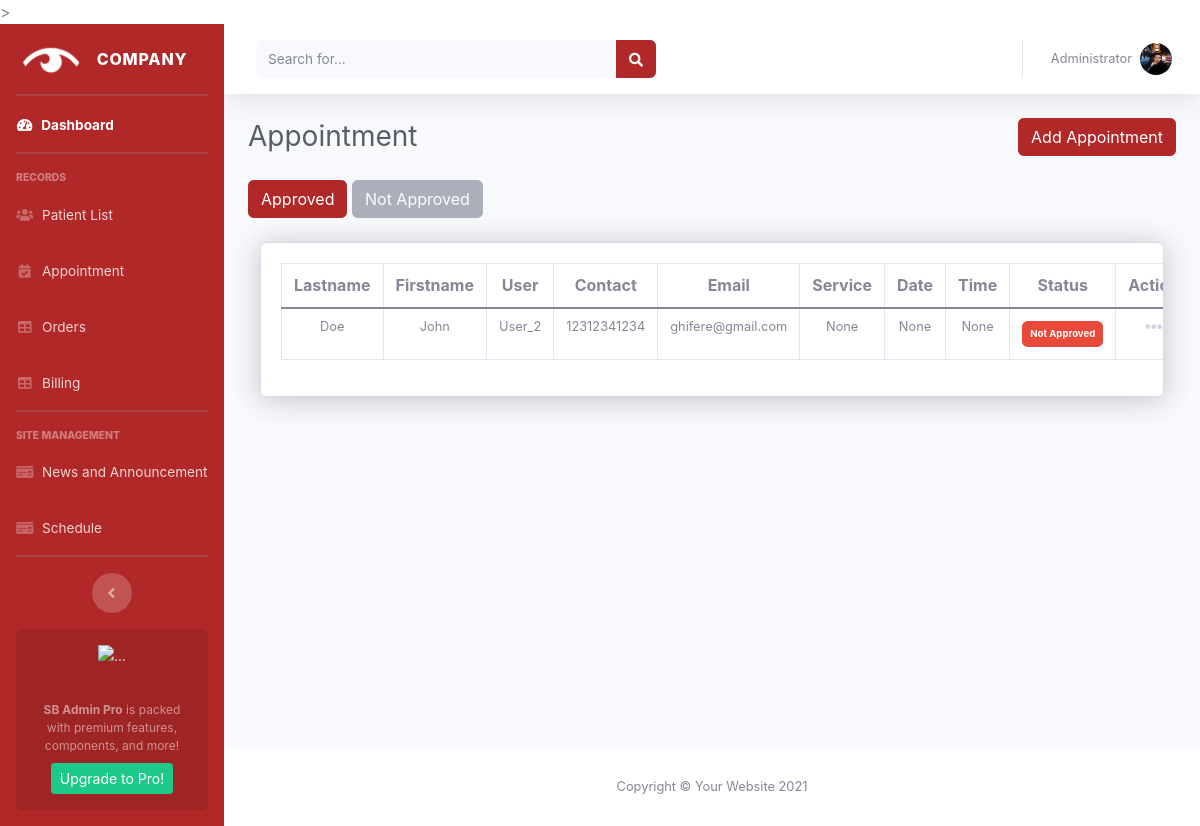
The app's page /appointment/, older data.
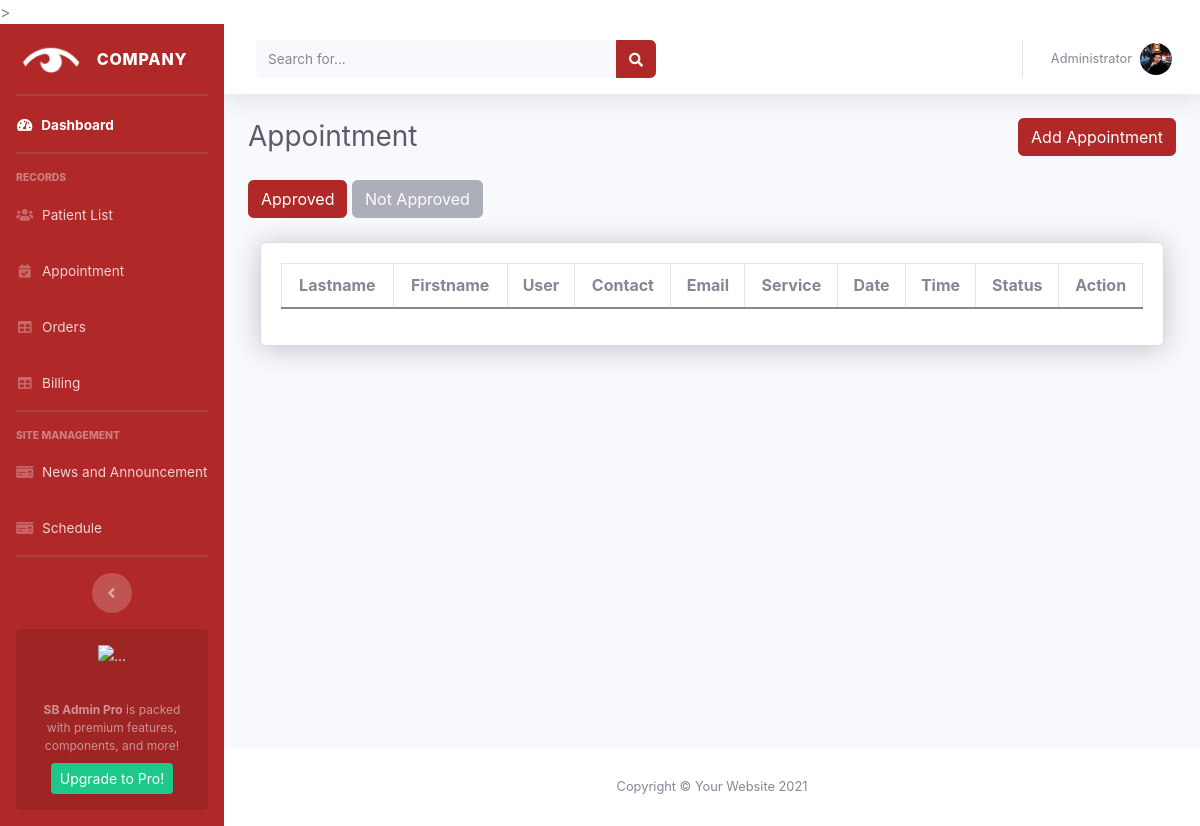
The same page, newer data.
### accounts/models.py (models this page shows)
class Appointment(models.Model):
    user = models.ForeignKey(
        User, null=True, blank=True, on_delete=models.CASCADE)
    first_name = models.CharField(max_length=200, null=True, blank=True)
    last_name = models.CharField(max_length=200, null=True, blank=True)
    phone = models.CharField(max_length=200, null=True, blank=True)
    email = models.CharField(max_length=200, null=True, blank=True)
    purpose = models.CharField(max_length=200, null=True, blank=True)
    date = models.DateField(null=True, blank=True)
    time = models.TimeField(null=True, blank=True)
    status = models.CharField(
        max_length=200, null=True, blank=True, default='Not Approved')

### accounts/views.py (the view, shortened to what this page needs)
# urls.py: path('appointment/', views.appointment, name='appointment'),
def appointment(request):
    order_by_list = ['-date', '-time']
    appoint = Appointment.objects.all().filter(status='Not Approved')
    appointments = appoint.order_by(*order_by_list)
    context = {
        'appointments': appointments,
    }
    return render(request, 'admin/pages/appointment.html', context)

### accounts/templates/admin/pages/appointment.html (shortened to what this page needs)
{% extends 'admin/admin.html' %} {% block title %}Appointment{% endblock %}
{% block content %}
<div class="d-sm-flex align-items-center justify-content-between mb-4">
    <h1 class="h3 mb-0 text-gray-800">Appointment</h1>
    <a class="btn btn-primary" href="{% url 'create_appointment' %}" type="button">Add Appointment</a>
</div>
<a class="btn btn-primary" href="{% url 'appointment_approved' %}" type="button">Approved</a>
<a class="btn btn-secondary disabled" disabled="disabled" href="{% url 'appointment_approved' %}" type="button">Not
    Approved</a>
<link rel="stylesheet" type="text/css" href="https://cdn.datatables.net/1.12.1/css/jquery.dataTables.css">
<div class="col-xl-12 mt-4">
    <div class="card shadow mb-4">
        <div class="card card-body border-0 shadow table-responsive ">
            <table class="table table-bordered text-center align-middle">
                <thead>
                    <tr class="p-0 mb-2 h6 text-dark-100 bolder">
                        <th scope="col">Lastname</th>
                        <th scope="col">Firstname</th>
                        <th scope="col">User</th>
                        <th scope="col">Contact</th>
                        <th scope="col">Email</th>
                        <th scope="col">Service</th>
                        <th scope="col">Date</th>
                        <th scope="col">Time</th>
                        <th scope="col">Status</th>
                        <th scope="col" class="text-center">Action</th>
                    </tr>
                </thead>
                <tbody class="p-5">
                    {% for appointment in appointments %}
                    <tr class="small text-center lh-1">
                        <td>{{appointment.last_name}}</td>
                        <td>{{appointment.first_name}}</td>
                        <td>{{appointment.user}}</td>
                        <td>{{appointment.phone}}</td>
                        <td>{{appointment.email}}</td>
                        <td>{{appointment.purpose}}</td>
                        <td>{{appointment.date}}</td>
                        <td>{{appointment.time}}</td>
                        <td class="align-middle">
                            {% if appointment.status == "Approved" %}
                            <span class="badge p-2 bg-info align-middle">{{appointment.status}}</span>
                            {% else %}
                            <span class="badge p-2 bg-danger align-middle">{{appointment.status}}</span>
                            {% endif %}
                        </td>
                        <td class="text-center">
                            <div class="dropdown no-arrow">
                                <a class="dropdown-toggle" href="#" role="button" id="dropdownMenuLink-{{order.id}}"
                                    data-toggle="dropdown" aria-haspopup="true" aria-expanded="false">
                                    <i class="fas fa-ellipsis-h fa-lg fa-fw text-gray-400"></i>
                                </a>
                            </div>
                        </td>
                    </tr>
                    {% endfor %}
                </tbody>
            </table>
        </div>
    </div>
</div>
{% endblock %}

Row changes from the older to the newer data that the page shows:
removed Appointment: last_name "Doe", first_name "John", user "User_2", phone "12312341234", email "ghifere@gmail.com", purpose "None", date "None", time "None", status "Not Approved"
